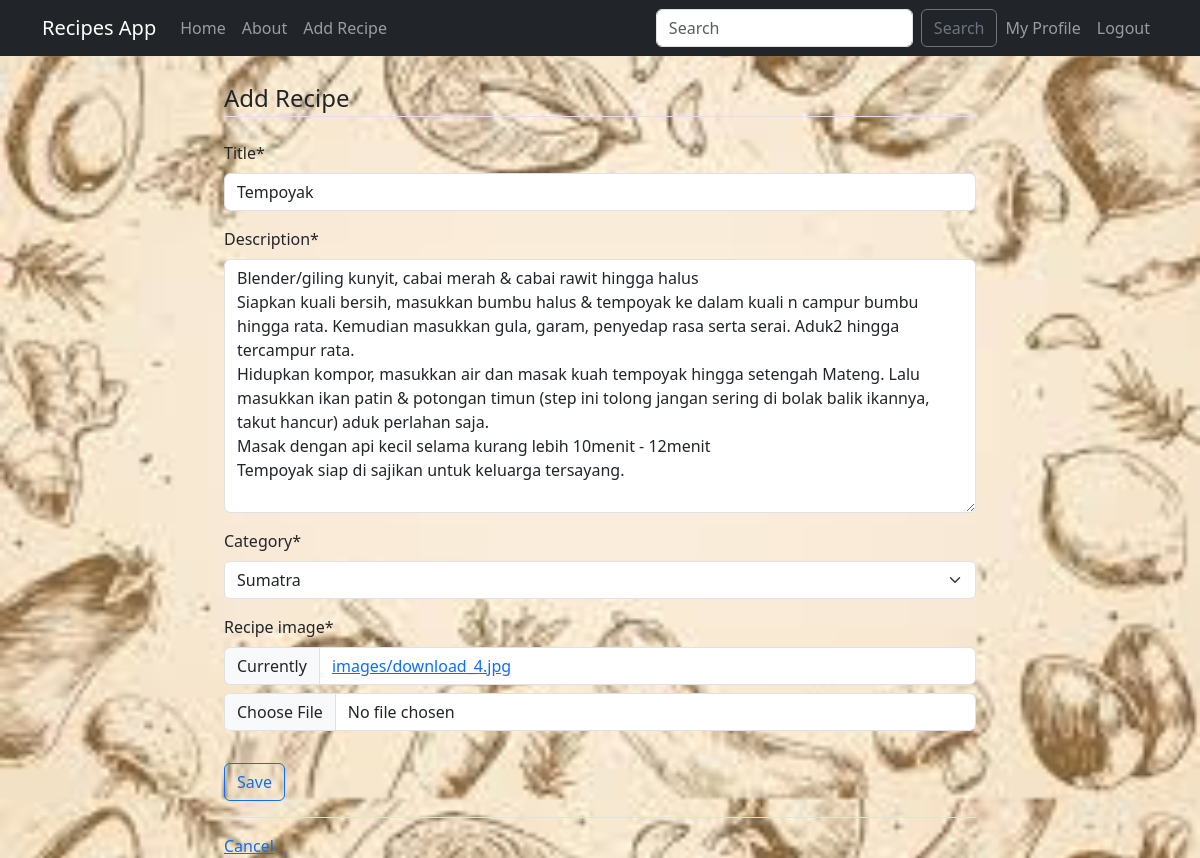
/recipe/28/update/ (signed in), run on the app's committed database.
### recipes/models.py (models this page shows, shortened)
class Recipe(models.Model):
    CATEGORY_CHOICES = [
        ('jawa', 'Jawa'),
        ('kalimantan', 'Kalimantan'),
        ('papua', 'Papua'),
        ('sulawesi', 'Sulawesi'),
        ('sumatra', 'Sumatra'),
    ]
    title = models.CharField(max_length=100)
    description = models.TextField()
    author = models.ForeignKey(User, on_delete=models.CASCADE)
    category = models.CharField(max_length=255, default='uncategorized', choices=CATEGORY_CHOICES)
    created_at = models.DateTimeField(default=timezone.now)
    updated_at = models.DateTimeField(auto_now=True)
    recipe_image = models.ImageField(upload_to='images/')

### recipes/views.py (the view)
# urls.py: path('recipe/<int:pk>/update/', views.RecipeUpdateView.as_view(), name='recipes-update'),
class RecipeUpdateView(LoginRequiredMixin, UserPassesTestMixin, UpdateView):
    model = Recipe
    fields = ['title', 'description', 'category', 'recipe_image']
    def test_func(self):
        recipe = self.get_object()
        return self.request.user == recipe.author or self.request.user.is_staff

### recipes/templates/recipes/recipe_form.html (shortened to what this page needs)
{% extends "recipes/base.html" %} {% load crispy_forms_tags %}
{% block content %}
<div class="container">
    <form method=POST enctype="multipart/form-data">
        <fieldset class="form-group">
            <legend class="border-bottom mb-4">Add Recipe</legend>
            {{ form|crispy }}
        </fieldset>
        <div class="form-group py-3">
            <input class="btn btn-outline-primary" type="submit" value="Save">
        </div>
    </form>
    <div class="border-top pt-3">
        <a href="{% url "recipes-home" %}">Cancel</a>
    </div>
</div>
{% endblock content %}

### data on the page
Recipe: title "Tempoyak", description "Blender/giling kunyit, cabai merah & cabai rawit hingga halus Siapkan kuali bersih, masukkan bumbu halus & tempoyak ke dalam kuali n campur bumbu hingga rata. Kemudian masukkan gula, garam, penyedap rasa serta serai. Aduk2 hingga tercampur rata. Hidupkan kompor, masukkan air dan masak kuah tempoyak hingga setengah Mateng. Lalu masukkan ikan patin & potongan timun (step ini tolong jangan sering di bolak balik ikannya, takut hancur) aduk perlahan saja. Masak dengan api kecil selama kurang lebih 10menit - 12menit Tempoyak siap di sajikan untuk keluarga tersayang.", category "Sumatra"
